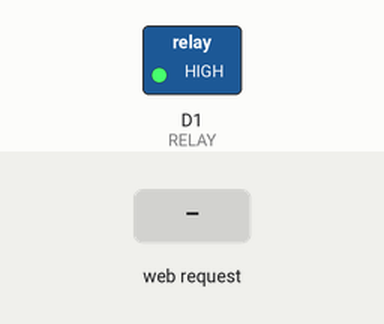
The program below on a simulated ESP8266 (NodeMCU). On the bench: switched loads named in the program (green lamp = pin HIGH). Inputs (shaded band) come from the test bench. WiFi joins after 1.5 s; servers stay silent unless stated.

Above: at 2.7 s.
2.8 s: HTTP request GET /on received
At 4.0 s:
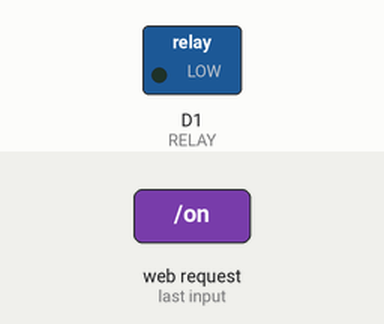
4.3 s: HTTP request GET /off received
At 5.2 s:
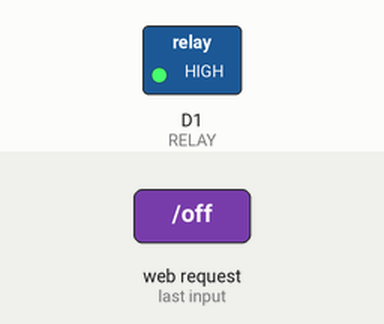
Timing chart, 0 to 7.3 s (numbered marks = the images above; inputs shaded):
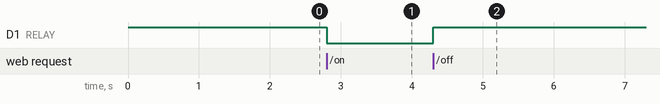

The program:

main.cpp
```cpp
#include <Arduino.h>
#include <ESP8266WiFi.h>
#include <ESP8266WebServer.h>

const char* ssid = "Q7A-5G";
const char* pass = "iiitbbsr";

ESP8266WebServer server(80);

#define RELAY D1

void onLight() {
  digitalWrite(RELAY, LOW);
  server.send(200, "text/plain", "ON");
}

void offLight() {
  digitalWrite(RELAY, HIGH);
  server.send(200, "text/plain", "OFF");
}

void setup() {
  Serial.begin(115200);
  pinMode(RELAY, OUTPUT);
  digitalWrite(RELAY, HIGH);

  WiFi.begin(ssid, pass);
  while (WiFi.status() != WL_CONNECTED) delay(500);

  server.on("/on", onLight);
  server.on("/off", offLight);
  server.begin();
}

void loop() {
  server.handleClient();
}
```

Measured:
- after the input at 2.8 s, D1 (RELAY): HIGH → LOW at once
- after the input at 4.3 s, D1 (RELAY): LOW → HIGH at once
